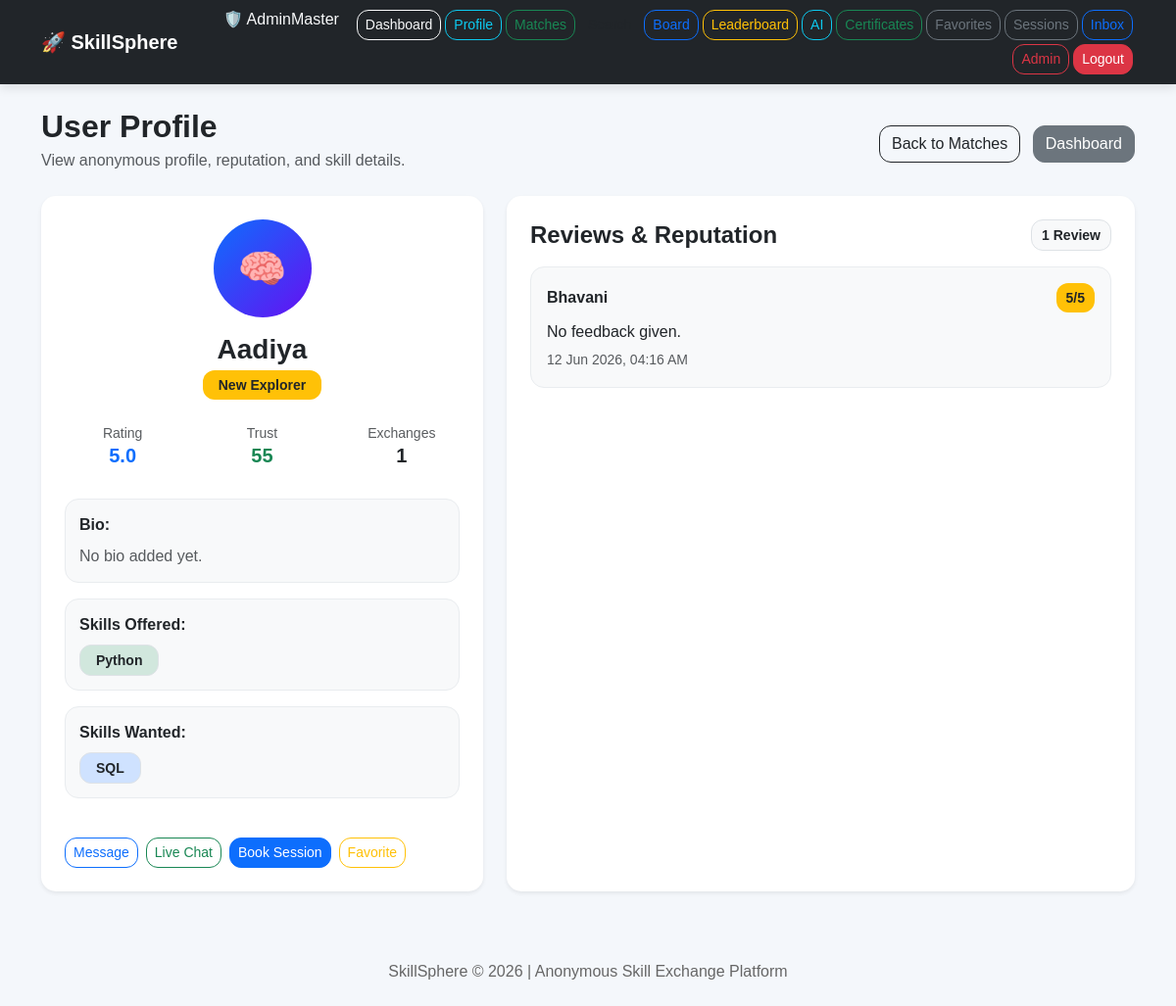
Page /user/6 (signed in) on the committed database.
### app.py (models this page shows)
class User(UserMixin, db.Model):
    id = db.Column(db.Integer, primary_key=True)
    anonymous_name = db.Column(db.String(100), unique=True, nullable=False)
    email = db.Column(db.String(120), unique=True, nullable=False)
    password = db.Column(db.String(255), nullable=False)
    skills_offered = db.Column(db.Text, nullable=True)
    skills_wanted = db.Column(db.Text, nullable=True)
    rating = db.Column(db.Float, default=0.0)
    completed_exchanges = db.Column(db.Integer, default=0)
    trust_score = db.Column(db.Integer, default=50)
    is_admin = db.Column(db.Boolean, default=False)
    avatar = db.Column(db.String(50), default='🧠')
    bio = db.Column(db.String(250), default='')
    badge = db.Column(db.String(100), default='New Explorer')

class Review(db.Model):
    id = db.Column(db.Integer, primary_key=True)
    session_id = db.Column(db.Integer, db.ForeignKey('session_booking.id'), nullable=False)
    reviewer_id = db.Column(db.Integer, db.ForeignKey('user.id'), nullable=False)
    reviewee_id = db.Column(db.Integer, db.ForeignKey('user.id'), nullable=False)
    stars = db.Column(db.Integer, nullable=False)
    feedback = db.Column(db.Text, nullable=True)
    created_at = db.Column(db.DateTime, default=datetime.utcnow)
    session = db.relationship('SessionBooking', backref='reviews')
    reviewer = db.relationship('User', foreign_keys=[reviewer_id], backref='given_reviews')
    reviewee = db.relationship('User', foreign_keys=[reviewee_id], backref='received_reviews')

### app.py (the view)
@app.route('/user/<int:user_id>')
@login_required
def view_user(user_id):
    user = User.query.get_or_404(user_id)
    update_user_badge(user)
    db.session.commit()
    user_reviews = Review.query.filter_by(reviewee_id=user.id).order_by(Review.created_at.desc()).all()
    favorite_status = is_favorite(current_user.id, user.id) if current_user.is_authenticated else False
    return render_template('view_user.html', user=user, user_reviews=user_reviews, favorite_status=favorite_status)

### app.py (called while the page is built)
@login_manager.user_loader
def load_user(user_id):
    return User.query.get(int(user_id))

def update_user_badge(user):
    completed = user.completed_exchanges or 0
    trust = user.trust_score or 0
    rating = user.rating or 0.0
    if completed >= 20 and trust >= 120 and rating >= 4.5:
        user.badge = 'Legend Mentor'
    elif completed >= 10 and trust >= 90 and rating >= 4.0:
        user.badge = 'Elite Guide'
    elif completed >= 5 and trust >= 70:
        user.badge = 'Trusted Mentor'
    elif completed >= 2:
        user.badge = 'Active Learner'
    else:
        user.badge = 'New Explorer'

def is_favorite(user_id, target_user_id):
    return Favorite.query.filter_by(user_id=user_id, favorite_user_id=target_user_id).first() is not None

### templates/view_user.html (shortened to what this page needs)
{% extends 'base.html' %}
{% block content %}
<div class="d-flex justify-content-between align-items-center flex-wrap mb-4">
    <div>
        <h2 class="fw-bold mb-1">User Profile</h2>
        <p class="text-muted mb-0">View anonymous profile, reputation, and skill details.</p>
    </div>
    <div class="mt-2">
        <a href="{{ url_for('matches') }}" class="btn btn-outline-dark me-2">Back to Matches</a>
        <a href="{{ url_for('dashboard') }}" class="btn btn-secondary">Dashboard</a>
    </div>
</div>
<div class="row g-4">
    <div class="col-lg-5">
        <div class="card shadow-sm border-0 p-4 h-100">
            <div class="text-center mb-4">
                <div class="avatar-circle-large mx-auto">{{ user.avatar }}</div>
                <h3 class="mt-3 mb-1 fw-bold">{{ user.anonymous_name }}</h3>
                <span class="badge bg-warning text-dark px-3 py-2">{{ user.badge }}</span>
            </div>
            <div class="row text-center mb-4">
                <div class="col-4">
                    <small class="text-muted d-block">Rating</small>
                    <h5 class="fw-bold text-primary">{{ user.rating }}</h5>
                </div>
                <div class="col-4">
                    <small class="text-muted d-block">Trust</small>
                    <h5 class="fw-bold text-success">{{ user.trust_score }}</h5>
                </div>
                <div class="col-4">
                    <small class="text-muted d-block">Exchanges</small>
                    <h5 class="fw-bold">{{ user.completed_exchanges }}</h5>
                </div>
            </div>
            <div class="skill-box mb-3">
                <p class="mb-2"><strong>Bio:</strong></p>
                <p class="mb-0 text-muted">
                    {{ user.bio if user.bio else 'No bio added yet.' }}
                </p>
            </div>
            <div class="skill-box mb-3">
                <p class="mb-2"><strong>Skills Offered:</strong></p>
                {% if user.skills_offered %}
                    <div class="d-flex flex-wrap gap-2">
                        {% for skill in user.skills_offered.split(',') %}
                            <span class="badge bg-success-subtle text-dark border px-3 py-2">{{ skill.strip() }}</span>
                        {% endfor %}
                    </div>
                {% else %}
                    <p class="mb-0 text-muted">Not added yet.</p>
                {% endif %}
            </div>
            <div class="skill-box mb-4">
                <p class="mb-2"><strong>Skills Wanted:</strong></p>
                {% if user.skills_wanted %}
                    <div class="d-flex flex-wrap gap-2">
                        {% for skill in user.skills_wanted.split(',') %}
                            <span class="badge bg-primary-subtle text-dark border px-3 py-2">{{ skill.strip() }}</span>
                        {% endfor %}
                    </div>
                {% else %}
                    <p class="mb-0 text-muted">Not added yet.</p>
                {% endif %}
            </div>
            <div class="d-flex flex-wrap gap-2 mt-3">
                <a href="{{ url_for('send_message', user_id=user.id) }}" class="btn btn-outline-primary btn-sm">Message</a>
                <a href="{{ url_for('chat', user_id=user.id) }}" class="btn btn-outline-success btn-sm">Live Chat</a>
                <a href="{{ url_for('book_session', user_id=user.id) }}" class="btn btn-primary btn-sm">Book Session</a>
                {% if favorite_status %}
                    <a href="{{ url_for('remove_favorite', user_id=user.id) }}" class="btn btn-outline-danger btn-sm">Unfavorite</a>
                {% else %}
                    <a href="{{ url_for('add_favorite', user_id=user.id) }}" class="btn btn-outline-warning btn-sm">Favorite</a>
                {% endif %}
            </div>
        </div>
    </div>
    <div class="col-lg-7">
        <div class="card shadow-sm border-0 p-4 h-100">
            <div class="d-flex justify-content-between align-items-center flex-wrap mb-3">
                <h4 class="fw-semibold mb-0">Reviews & Reputation</h4>
                <span class="badge bg-light text-dark border">
                    {{ user_reviews|length }} Review{% if user_reviews|length != 1 %}s{% endif %}
                </span>
            </div>
            {% if user_reviews %}
                {% for review in user_reviews %}
                    <div class="review-card mb-3">
                        <div class="d-flex justify-content-between align-items-center flex-wrap mb-2">
                            <strong>{{ review.reviewer.anonymous_name }}</strong>
                            <span class="badge bg-warning text-dark">{{ review.stars }}/5</span>
                        </div>
                        <p class="mb-1">{{ review.feedback if review.feedback else 'No feedback given.' }}</p>
                        <small class="text-muted">{{ review.created_at.strftime('%d %b %Y, %I:%M %p') }}</small>
                    </div>
                {% endfor %}
            {% else %}
                <div class="text-center py-4">
                    <h5 class="fw-semibold">No reviews yet</h5>
                    <p class="text-muted mb-0">This user has not received reviews yet.</p>
                </div>
            {% endif %}
        </div>
    </div>
</div>
{% endblock %}

### templates/base.html (shortened to what this page needs)
<!DOCTYPE html>
<html lang="en">
<head>
    <link href="https://cdn.jsdelivr.net/npm/bootstrap@5.3.3/dist/css/bootstrap.min.css" rel="stylesheet">
    <link rel="stylesheet" href="{{ url_for('static', filename='style.css') }}">
</head>
<body>
<nav class="navbar navbar-expand-lg navbar-dark bg-dark">
    <div class="container d-flex justify-content-between">
        <a class="navbar-brand fw-bold" href="{{ url_for('index') }}">
            🚀 SkillSphere
        </a>
        <div class="d-flex flex-wrap justify-content-end">
            {% if current_user.is_authenticated %}
                <span class="text-light me-3">
                    {{ current_user.avatar }} {{ current_user.anonymous_name }}
                </span>
                <a class="btn btn-outline-light btn-sm nav-btn" href="{{ url_for('dashboard') }}">Dashboard</a>
                <a class="btn btn-outline-info btn-sm nav-btn" href="{{ url_for('profile') }}">Profile</a>
                <a class="btn btn-outline-success btn-sm nav-btn" href="{{ url_for('matches') }}">Matches</a>
                <a class="btn btn-outline-dark btn-sm nav-btn" href="{{ url_for('skill_search') }}">Search</a>
                <a class="btn btn-outline-primary btn-sm nav-btn" href="{{ url_for('board') }}">Board</a>
                <a class="btn btn-outline-warning btn-sm nav-btn" href="{{ url_for('leaderboard') }}">Leaderboard</a>
                <a class="btn btn-outline-info btn-sm nav-btn" href="{{ url_for('recommendations') }}">AI</a>
                <a class="btn btn-outline-success btn-sm nav-btn" href="{{ url_for('certificates') }}">Certificates</a>
                <a class="btn btn-outline-secondary btn-sm nav-btn" href="{{ url_for('favorites') }}">Favorites</a>
                <a class="btn btn-outline-secondary btn-sm nav-btn" href="{{ url_for('my_sessions') }}">Sessions</a>
                <a class="btn btn-outline-primary btn-sm nav-btn" href="{{ url_for('inbox') }}">Inbox</a>
                {% if current_user.is_admin %}
                    <a class="btn btn-outline-danger btn-sm nav-btn" href="{{ url_for('admin_dashboard') }}">Admin</a>
                {% endif %}
                <a class="btn btn-danger btn-sm nav-btn" href="{{ url_for('logout') }}">Logout</a>
            {% else %}
                <a class="btn btn-outline-light btn-sm nav-btn" href="{{ url_for('login') }}">Login</a>
                <a class="btn btn-success btn-sm nav-btn" href="{{ url_for('register') }}">Register</a>
            {% endif %}
        </div>
    </div>
</nav>
<div class="container mt-4">
    {% block content %}{% endblock %}
</div>
<div class="footer">
    <p>SkillSphere © 2026 | Anonymous Skill Exchange Platform</p>
</div>
</body>
</html>

### static/style.css (style rules this page uses)
body { background: #f4f7fb; font-family: Arial, sans-serif; min-height: 100vh; }
h1, h2, h3, h4, h5 { font-weight: bold; }
.navbar { box-shadow: 0 4px 10px rgba(0, 0, 0, 0.1); }
.nav-btn { margin: 2px; }
.card { border-radius: 18px; border: none; box-shadow: 0 4px 12px rgba(0, 0, 0, 0.08); }
.form-control, .form-select, .btn { border-radius: 12px; }
.footer { margin-top: 50px; padding: 20px; text-align: center; color: #666; }
.badge { font-size: 14px; padding: 8px 10px; border-radius: 12px; }
.avatar-circle, .avatar-circle-large, .avatar-circle-small { display: flex; align-items: center; justify-content: center; border-radius: 50%; background: linear-gradient(135deg, #0d6efd, #6610f2); color: white; font-weight: bold; }
.avatar-circle-large { width: 100px; height: 100px; font-size: 40px; margin: 0 auto; }
.dashboard-card, .match-card, .recommendation-card, .skill-search-card, .board-card, .admin-stat-card, .review-card, .session-card, .message-card, .create-post-card, .register-card, .login-card, .leaderboard-item { transition: 0.3s ease; }
.match-section, .recommendation-section, .skill-box, .community-user-box, .empty-box, .review-card, .session-card, .message-card { background: #f8f9fa; border-radius: 14px; border: 1px solid #e9ecef; }
.match-section, .recommendation-section, .skill-box, .community-user-box { padding: 14px; }
.review-card, .session-card, .message-card { padding: 16px; }

### templates/base.html (style rules this page uses)
body { background-color: #f4f7fb; }
.navbar { box-shadow: 0 4px 10px rgba(0,0,0,0.1); }
.nav-btn { margin: 2px; }
.card { border-radius: 15px; box-shadow: 0 4px 12px rgba(0,0,0,0.08); }
.footer { margin-top: 50px; padding: 20px; text-align: center; color: #666; }

### rows in the picture
User: avatar "🛡️", anonymous_name "AdminMaster"
User: avatar "🧠", anonymous_name "Aadiya", badge "New Explorer", rating "5.0", trust_score "55", completed_exchanges "1", bio "No bio added yet.", strip "Python", strip "SQL"
Review: reviewer.anonymous_name "Bhavani", stars "5", feedback "No feedback given.", created_at "12 Jun 2026, 04:16 AM"

### other values in the picture
{{ user_reviews|length }} "1"
